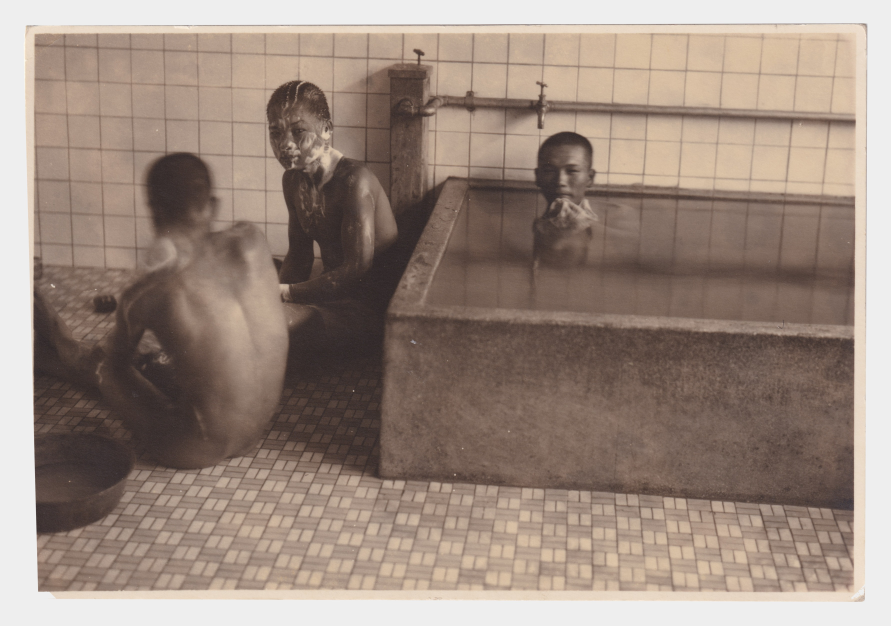
#> input picture src/assets/found/found_01.jpg, 3564 x 2502 px (shown at 1/4 size)
$ python -i process-found-scans.py   (imports and definitions only)   (older library calls are emulated)
#> lines starting #> are read from the running program, lines starting #| are printed output that depends on the picture; after the words box and inside, x2 and y2 are one past the last pixel; in counts of white or black regions, pixels touching at a corner belong together
#> further down, picture is the input picture: shape (2502, 3564, 3); mean B, G, R 125.9, 137, 154.4
"""Run from the repo root: python3 scripts/process-found-scans.py  (needs opencv-python, numpy)

Split each A4 scan into individual photos: deskew, mask the print (keeping its own
worn corners/edges), set it on a flat margin of identical width, remove dust, save at 600 dpi.
Also writes each print's alpha mask to _originals_backup/founds_masks/."""
import cv2, numpy as np, glob, os, json, sys
SRC = '_originals_backup/founds'
OUT = 'src/assets/found'
# Before/after crops of every dust candidate, for checking by eye (outside git).
S = '_originals_backup/founds_review'
# Print outlines (alpha masks), same size as the outputs.
MASKS = '_originals_backup/founds_masks'
DPI = 1200; OUT_DPI = 600
MARGIN_MM = 4.0
MARGIN_COLOR = 238
F = 8
# [1 line not run here, left out]

def detect(im):
    sm = cv2.resize(im, None, fx=1/F, fy=1/F, interpolation=cv2.INTER_AREA).astype(np.float32)
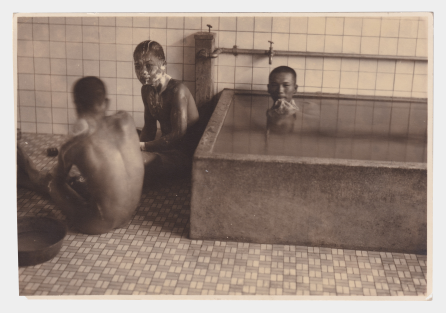
#> sm: shape (313, 446, 3) float32; mean B, G, R 126.1, 137.2, 154.6
    bg = np.median(sm[5:40, :].reshape(-1, 3), 0)
#> bg = [162, 187, 211]
    diff = np.abs(sm - bg).max(2)
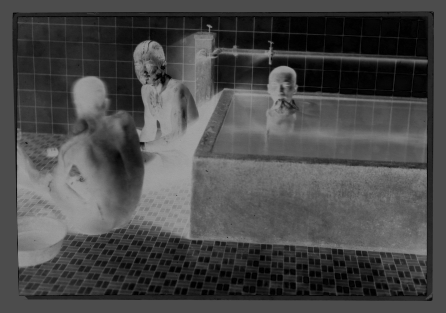
#> diff: shape (313, 446) float32; min 0, max 163, mean 73.1
    g = cv2.cvtColor(sm.astype(np.uint8), cv2.COLOR_BGR2GRAY)
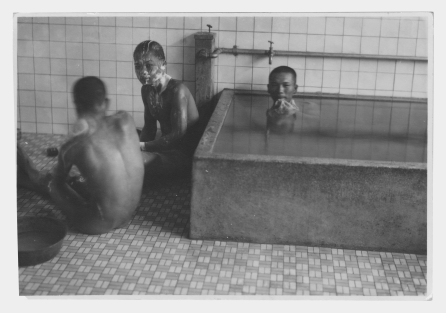
#> g: shape (313, 446); min 43, max 241, mean 141.1
    mag = np.hypot(cv2.Sobel(g, cv2.CV_32F, 1, 0), cv2.Sobel(g, cv2.CV_32F, 0, 1))
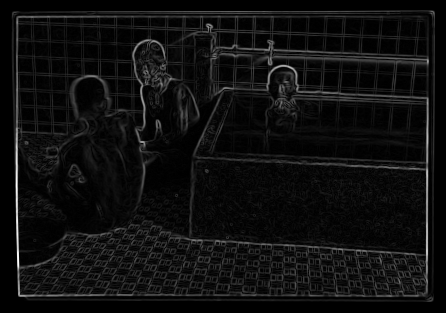
#> mag: shape (313, 446) float32; min 0, max 742.2, mean 44.7; drawn with min black and max white
    mask = (((diff > 12) | (mag > 40)) * 255).astype(np.uint8)
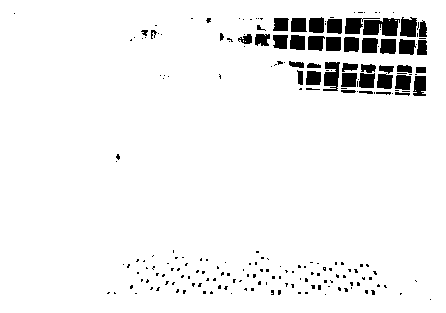
#> mask: shape (313, 446); 94.6% white; 217 black regions (174 under 20 px), largest, box (x1, y1, x2, y2) and area: (363, 18, 400, 36) 511, (323, 62, 340, 91) 348, (400, 17, 417, 37) 281
    mask = cv2.morphologyEx(mask, cv2.MORPH_CLOSE, np.ones((9, 9), np.uint8))
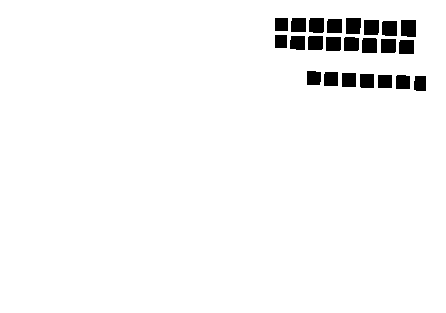
#> mask: shape (313, 446); 96.7% white; 23 black regions, largest, box (x1, y1, x2, y2) and area: (401, 20, 416, 37) 249, (346, 18, 361, 34) 234, (364, 20, 379, 35) 223
    cnts, _ = cv2.findContours(mask, cv2.RETR_EXTERNAL, cv2.CHAIN_APPROX_SIMPLE)
#> cnts = [[[0, 0], [0, 312], [445, 312], [445, 0]]]
    filled = np.zeros_like(mask); cv2.drawContours(filled, cnts, -1, 255, -1)
#> after `cv2.drawContours(filled, cnts, -1, 255, -1)`: filled: shape (313, 446); every value is 255
    filled = cv2.morphologyEx(filled, cv2.MORPH_OPEN, np.ones((15, 15), np.uint8))
    cnts, _ = cv2.findContours(filled, cv2.RETR_EXTERNAL, cv2.CHAIN_APPROX_SIMPLE)
    rects = []
    for c in cnts:
        if cv2.contourArea(c) < 2000: continue
        (cx, cy), (w, h), a = cv2.minAreaRect(c)
        if a > 45: a -= 90; w, h = h, w
        if a < -45: a += 90; w, h = h, w
        rects.append(((cx * F, cy * F), (w * F, h * F), a))
#> this loop made 1 pass
#> (c, cx, cy, w, h, a) on pass 1: ([[0, 0], [0, 312], [445, 312], [445, 0]], 222.5, 156, 445, 312, 0)
#> after the loop, rects = [((1780, 1248), (3560, 2496), 0)]
    return rects, bg

# [125 lines left out: functions reading_order, cut, fit_quad, print_mask, not called in this run]

def local_std(img, k):
    m = cv2.blur(img, (k, k)); return np.sqrt(np.maximum(cv2.blur(img*img, (k, k)) - m*m, 0))

# [49 lines left out: function dust_mask, not called in this run]

METRICS = []; CUR = ['']
# Reviewed by eye at 100%. found_01: the round paper-white dots are uniform in shape and tone — printed
# from dust on the negative, i.e. part of the print — so keep them all except the two fibres.
# found_04/05: sharp black dots on white sky — origin uncertain, keep.
KEEP_ALL = {'found_01'}
# (x from the right edge, y) boxes in the 1200 dpi crop holding a hair that crosses the print
HAIRS = {'found_01': [(-470, 350, -160, 560)]}
MANUAL_KEEP = [('found_04', 1252), ('found_05', 3533)]
MANUAL_REMOVE = [('found_01', 2407), ('found_01', 2798)]
manifest = []
idx = 0
# [49 lines not run here, left out]

>>> import cv2
>>> picture = cv2.imread('../src/assets/found/found_01.jpg')
>>> result = detect(picture)

$ run again, on src/assets/found/found_05.jpg
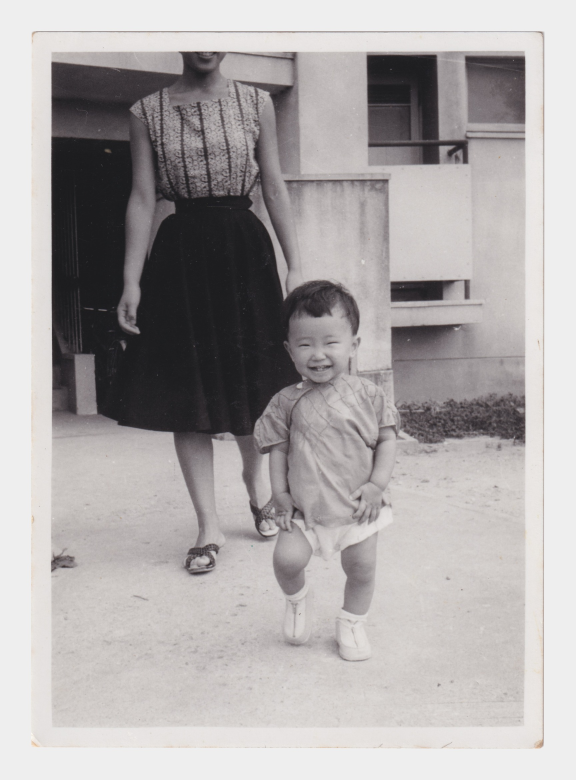
#> input picture src/assets/found/found_05.jpg, 1728 x 2340 px (shown at 1/3 size)
#> picture is the input picture: shape (2340, 1728, 3); mean B, G, R 168.3, 168.4, 172.3
#> bg = [204, 206, 210]
#> in detect, `mag = np.hypot(cv2.Sobel(g, cv2.CV_32F, 1, 0), cv2.Sobel(g, cv2.CV_32F..`:
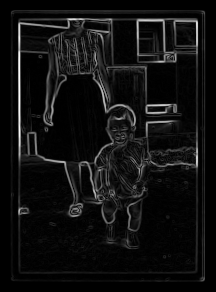
#> mag: shape (292, 216) float32; min 0, max 747, mean 48.1; drawn with min black and max white
#> in detect, `mask = cv2.morphologyEx(mask, cv2.MORPH_CLOSE, np.ones((9, 9), np.uint..`:
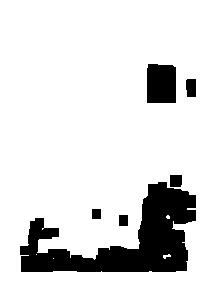
#> mask: shape (292, 216); 86.3% white; 6 black regions, box (x1, y1, x2, y2) and area: (20, 182, 196, 272) 7033, (147, 64, 176, 103) 1104, (186, 79, 196, 97) 172, (170, 175, 182, 187) 142, (119, 215, 128, 226) 99, (92, 209, 101, 219) 90
#> cnts = [[[0, 0], [0, 291], [215, 291], [215, 0]]]
#> filled: shape (292, 216); every value is 255
#> the loop in detect, `for c in cnts:` made 1 pass
#> (c, cx, cy, w, h, a) on pass 1: ([[0, 0], [0, 291], [215, 291], [215, 0]], 107.5, 145.5, 215, 291, 0)
#> after the loop in detect, `for c in cnts:`: rects = [((860, 1164), (1720, 2328), 0)]

$ run again, on src/assets/found/found_06.jpg
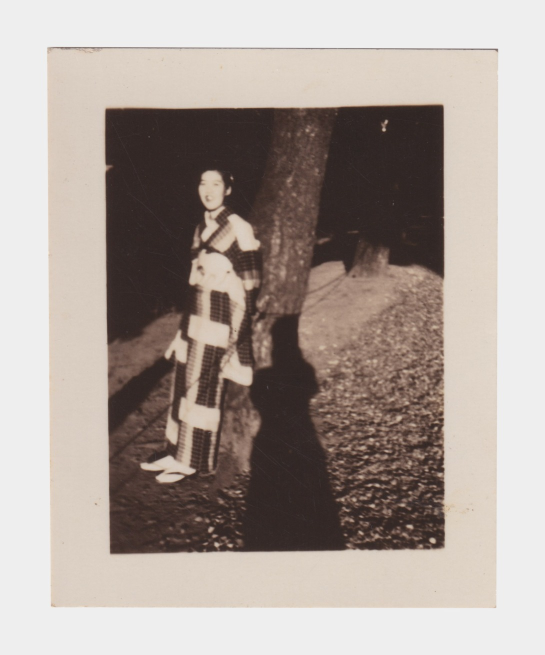
#> input picture src/assets/found/found_06.jpg, 1090 x 1310 px (shown at 1/2 size)
#> picture is the input picture: shape (1310, 1090, 3); mean B, G, R 153.7, 160.2, 171
#> bg = [197, 209, 221]
#> in detect, `mag = np.hypot(cv2.Sobel(g, cv2.CV_32F, 1, 0), cv2.Sobel(g, cv2.CV_32F..`:
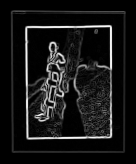
#> mag: shape (164, 136) float32; min 0, max 653.6, mean 59; drawn with min black and max white
#> in detect, `mask = cv2.morphologyEx(mask, cv2.MORPH_CLOSE, np.ones((9, 9), np.uint..`:
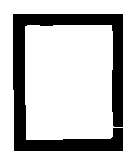
#> mask: shape (164, 136); 77.5% white; 1 black region, box (x1, y1, x2, y2) and area: (13, 14, 123, 151) 5029
#> cnts = [[[0, 0], [0, 163], [135, 163], [135, 0]]]
#> filled: shape (164, 136); every value is 255
#> the loop in detect, `for c in cnts:` made 1 pass
#> (c, cx, cy, w, h, a) on pass 1: ([[0, 0], [0, 163], [135, 163], [135, 0]], 67.5, 81.5, 135, 163, 0)
#> after the loop in detect, `for c in cnts:`: rects = [((540, 652), (1080, 1304), 0)]

$ run again, on src/assets/found/found_07.jpg
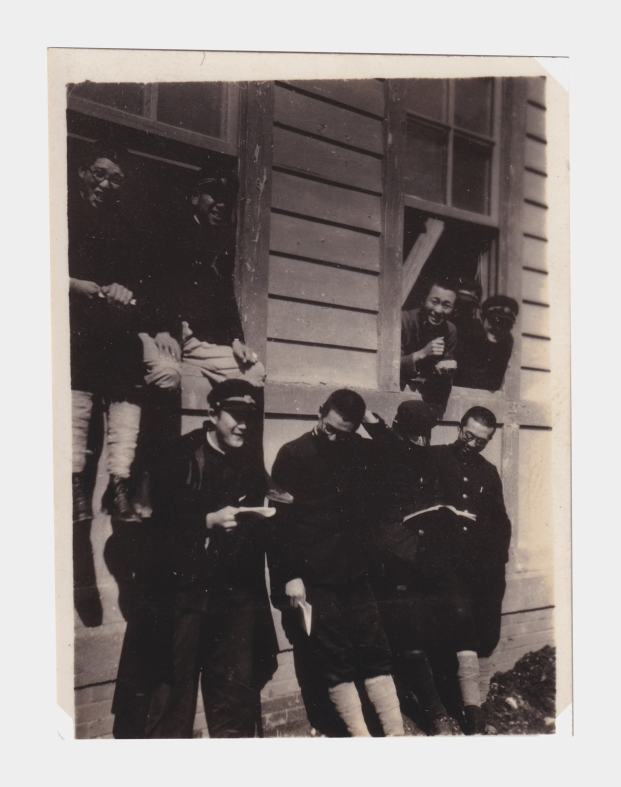
#> input picture src/assets/found/found_07.jpg, 1241 x 1573 px (shown at 1/2 size)
#> picture is the input picture: shape (1573, 1241, 3); mean B, G, R 123.2, 125.3, 132.3
#> bg = [198, 210, 222]
#> in detect, `mag = np.hypot(cv2.Sobel(g, cv2.CV_32F, 1, 0), cv2.Sobel(g, cv2.CV_32F..`:
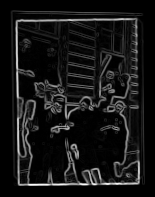
#> mag: shape (197, 155) float32; min 0, max 817, mean 71.1; drawn with min black and max white
#> in detect, `mask = (((diff > 12) | (mag > 40)) * 255).astype(np.uint8)`:
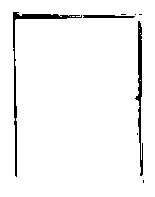
#> mask: shape (197, 155); 96% white; 8 black regions (5 under 20 px), largest, box (x1, y1, x2, y2) and area: (13, 12, 82, 177) 610, (135, 21, 143, 176) 472, (83, 15, 135, 18) 134
#> cnts = [[[0, 0], [0, 196], [154, 196], [154, 0]]]
#> the loop in detect, `for c in cnts:` made 1 pass
#> (c, cx, cy, w, h, a) on pass 1: ([[0, 0], [0, 196], [154, 196], [154, 0]], 77, 98, 154, 196, 0)
#> after the loop in detect, `for c in cnts:`: rects = [((616, 784), (1232, 1568), 0)]
